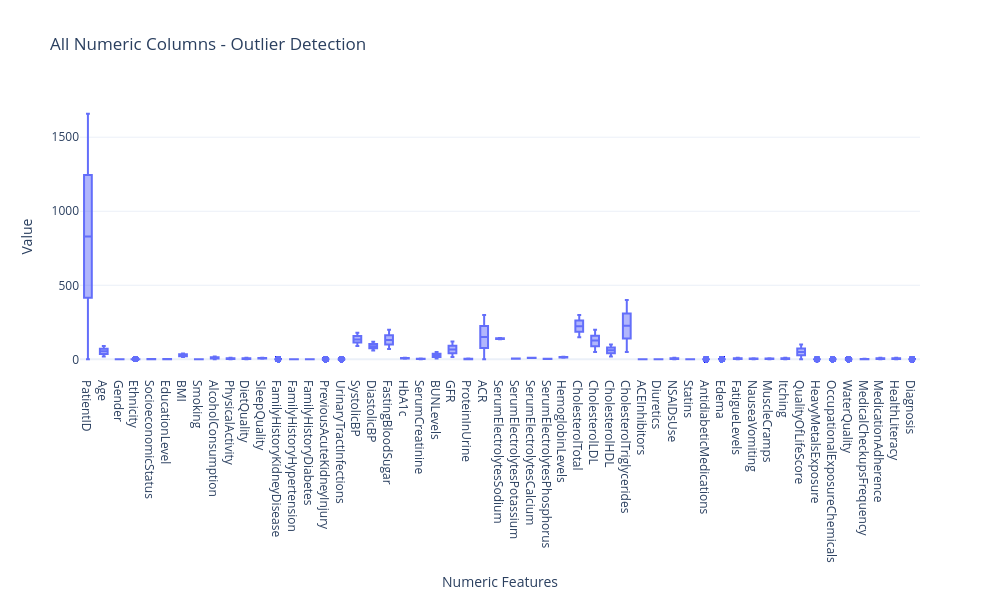

Notebook code cell kept with this figure:
### Code cell
import pandas as pd
import plotly.express as px

# If df_clean is pandas (which it seems to be)
num_cols = df.select_dtypes(include='number').columns.tolist()

# Create box plot for all numeric columns
fig = px.box(
    df[num_cols], 
    title="All Numeric Columns - Outlier Detection",
    points="outliers",
    width=1000,
    height=600
)

fig.update_layout(
    xaxis_title="Numeric Features",
    yaxis_title="Value",
    template="plotly_white"
)

fig.show()

### Figure 1 — Plotly figure (JSON) as saved in the notebook; plotly's stock layout.template omitted (floating-point values rounded to 4 significant figures; data arrays with more than 128 entries replaced by an {"elided": "..."} marker saying what was removed)
{"data": [{"alignmentgroup": "True", "boxpoints": "outliers", "hovertemplate": "variable=%{x}<br>value=%{y}<extra></extra>", "legendgroup": "", "marker": {"color": "#636efa"}, "name": "", "notched": false, "offsetgroup": "", "orientation": "v", "showlegend": false, "type": "box", "x": {"elided": "87927 str values"}, "x0": " ", "xaxis": "x", "y": {"elided": "87927 float values"}, "y0": " ", "yaxis": "y"}], "layout": {"boxmode": "group", "height": 600, "legend": {"tracegroupgap": 0}, "title": {"text": "All Numeric Columns - Outlier Detection"}, "width": 1000, "xaxis": {"anchor": "y", "domain": [0, 1], "title": {"text": "Numeric Features"}}, "yaxis": {"anchor": "x", "domain": [0, 1], "title": {"text": "Value"}}}}
